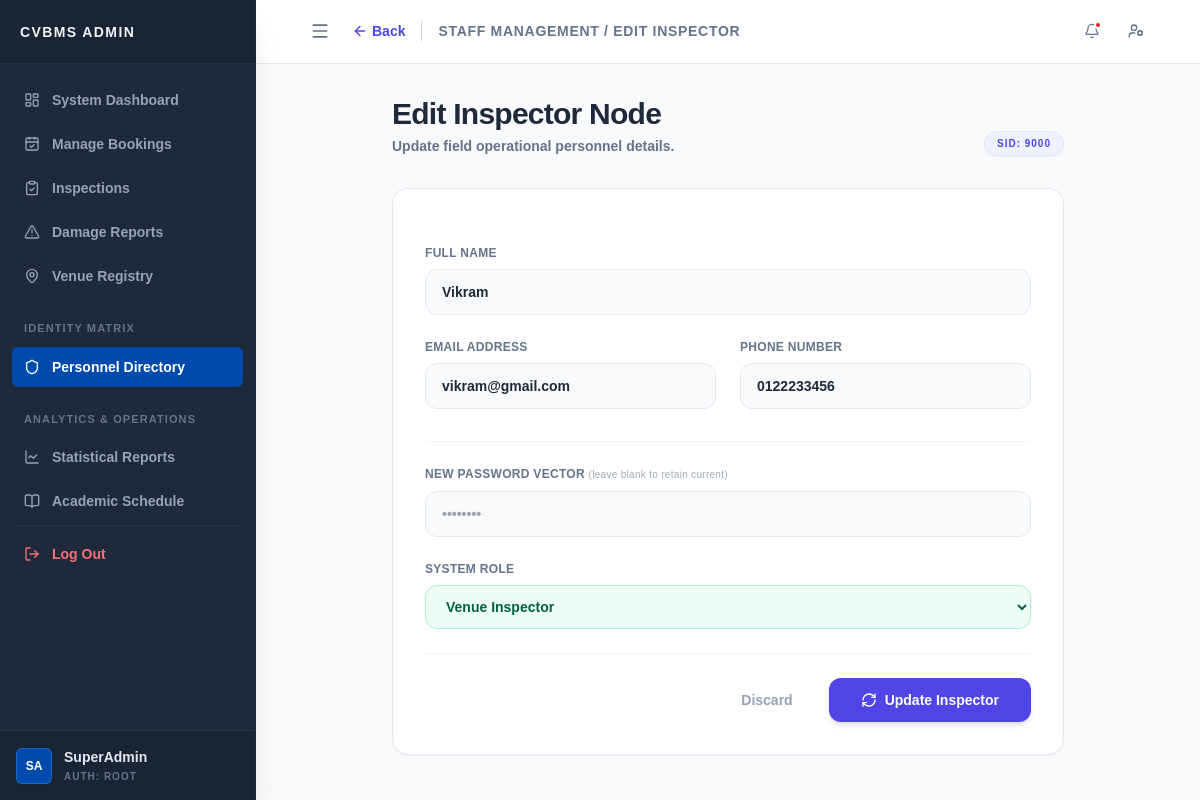
The page /admin/edit_staff.php?sid=9000 (signed in) on the database its author committed.
### tables this page shows
CREATE TABLE `staff` (
  `sid` int(10) UNSIGNED NOT NULL,
  `staff_name` varchar(50) NOT NULL,
  `email` varchar(100) NOT NULL,
  `password` varchar(255) NOT NULL,
  `phone_num` varchar(20) NOT NULL,
  `profile_pic` varchar(255) NOT NULL DEFAULT '',
  `position` enum('inspector') NOT NULL DEFAULT 'inspector',
  `status` enum('active','inactive') NOT NULL DEFAULT 'active',
  `created_at` timestamp NOT NULL DEFAULT current_timestamp()
);

### admin/edit_staff.php (the view, shortened to what this page needs)
<?php
require_once __DIR__ . '/../config/db.php';
$sid = intval($_GET['sid'] ?? 0);
$stmt = $conn->prepare("SELECT * FROM staff WHERE sid = ? LIMIT 1");
$stmt->bind_param("i", $sid);
$stmt->execute();
$staff = $stmt->get_result()->fetch_assoc();
?>
<!DOCTYPE html>
<html lang="en">
<head>
    <script src="https://cdn.tailwindcss.com"></script>
    <link rel="stylesheet" href="../assets/css/admin_css.css?v=2.0">
</head>
<body class="bg-slate-50 text-slate-800 font-sans antialiased h-screen flex overflow-hidden">
    <?php include('../includes/admin_sidebar.php'); ?>
    <main class="flex-1 flex flex-col h-screen overflow-hidden relative bg-slate-50">
        <header class="h-16 glass-panel border-b border-slate-200 flex items-center justify-between px-6 z-10 shrink-0">
            <?php
            $topbar_content = '
            <div class="flex items-center">
                <a href="staff_directory.php" class="text-sm font-bold text-indigo-600 hover:text-indigo-800 flex items-center mr-4 transition-colors">
                    <i data-lucide="arrow-left" class="w-4 h-4 mr-1"></i> Back
                </a>
                <h2 class="text-sm font-bold text-slate-500 uppercase tracking-wider border-l border-slate-300 pl-4">Staff Management / Edit Inspector</h2>
            </div>';
            include('../includes/admin_topbar.php');
            ?>
        </header>
        <div class="flex-1 overflow-y-auto p-8 scroll-smooth flex justify-center">
            <div class="w-full max-w-2xl">
                <div class="mb-8 flex justify-between items-end">
                    <div>
                        <h1 class="text-3xl font-extrabold text-slate-800 tracking-tight">Edit Inspector Node</h1>
                        <p class="text-sm text-slate-500 mt-1">Update field operational personnel details.</p>
                    </div>
                    <span class="px-3 py-1 bg-indigo-50 text-indigo-600 rounded-full text-[10px] font-black uppercase tracking-widest border border-indigo-100 shadow-sm">
                        SID: <?php echo $sid; ?>
                    </span>
                </div>
                <div class="bg-white rounded-2xl shadow-sm border border-slate-200 overflow-hidden">
                    <form action="../actions/process_personnel.php" method="POST" class="p-8 space-y-6">
                        <div class="grid grid-cols-1 md:grid-cols-2 gap-6">
                            <div class="md:col-span-2">
                                <label class="block text-xs font-bold text-slate-500 uppercase mb-2 tracking-wide">Full Name</label>
                                <input type="text" name="full_name" value="<?php echo htmlspecialchars($staff['staff_name']); ?>" required class="w-full px-4 py-3 bg-slate-50 border border-slate-200 rounded-xl focus:ring-2 focus:ring-indigo-500 outline-none text-sm transition-all">
                            </div>
                            <div>
                                <label class="block text-xs font-bold text-slate-500 uppercase mb-2 tracking-wide">Email Address</label>
                                <input type="email" name="email" value="<?php echo htmlspecialchars($staff['email']); ?>" required class="w-full px-4 py-3 bg-slate-50 border border-slate-200 rounded-xl focus:ring-2 focus:ring-indigo-500 outline-none text-sm transition-all">
                            </div>
                            <div>
                                <label class="block text-xs font-bold text-slate-500 uppercase mb-2 tracking-wide">Phone Number</label>
                                <input type="text" name="phone" value="<?php echo htmlspecialchars($staff['phone_num']); ?>" required class="w-full px-4 py-3 bg-slate-50 border border-slate-200 rounded-xl focus:ring-2 focus:ring-indigo-500 outline-none text-sm font-mono transition-all">
                            </div>
                            <div class="md:col-span-2 border-t border-slate-100 pt-6 mt-2">
                                <label class="block text-xs font-bold text-slate-500 uppercase mb-2 tracking-wide">New Password Vector <span class="text-[10px] lowercase font-normal opacity-60">(Leave blank to retain current)</span></label>
                                <input type="password" name="password" placeholder="••••••••" class="w-full px-4 py-3 bg-slate-50 border border-slate-200 rounded-xl focus:ring-2 focus:ring-indigo-500 outline-none text-sm font-mono transition-all">
                            </div>
                            <div class="md:col-span-2">
                                <label class="block text-xs font-bold text-slate-500 uppercase mb-2 tracking-wide">System Role</label>
                                <select name="access_level" required class="w-full px-4 py-3 bg-emerald-50 border border-emerald-200 rounded-xl focus:ring-2 focus:ring-emerald-500 outline-none text-sm text-emerald-800 font-bold transition-all">
                                    <option value="inspector" <?php if($staff['position']=='inspector') echo 'selected'; ?>>Venue Inspector</option>
                                </select>
                            </div>
                        </div>
                        <div class="pt-6 border-t border-slate-100 flex justify-end space-x-3">
                            <a href="staff_directory.php" class="px-6 py-3 text-sm font-bold text-slate-400 hover:bg-slate-50 rounded-xl transition">Discard</a>
                            <button type="submit" class="px-8 py-3 bg-indigo-600 text-white text-sm font-bold rounded-xl shadow-md hover:bg-indigo-700 transition transform active:scale-[0.98] flex items-center">
                                <i data-lucide="refresh-cw" class="w-4 h-4 mr-2"></i> Update Inspector
                            </button>
                        </div>
                    </form>
                </div>
            </div>
        </div>
    </main>
</body>
</html>

### assets/css/admin_css.css (style rules this page uses)
:root { font-size: 100%; }
html, body, body *, button, input, select, textarea { font-family: "Century Gothic", CenturyGothic, "Century", "Century Schoolbook", Arial, sans-serif !important; font-weight: 700; }
.glass-panel { background: rgba(255, 255, 255, 0.95); backdrop-filter: blur(10px); -webkit-backdrop-filter: blur(10px); }
:root { --fiori-bg: #ffffff; --fiori-blue: #004aad; --fiori-text: #334155; --fiori-label: #64748b; --fiori-border: #e2e8f0; --fiori-readonly-bg: #f8fafc; --fiori-input-focus: #004aad; --fiori-success: #059669; --fiori-error: #dc2626; }

### rows shown on the page
staff: full_name "Vikram", email "vikram@gmail.com", phone "0122233456", access_level "Venue Inspector"

### other values the page prints
$sidebar_brand_label "CVBMS ADMIN"
$_SESSION['full_name'] "SuperAdmin"
$sid "9000"
